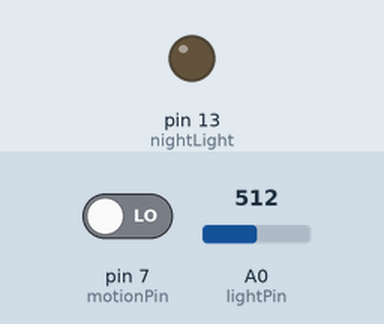
The sketch below on a simulated Arduino Uno, built with avr-gcc and run on an emulated ATmega328P. Parts: output pins drawn as LEDs (lit = HIGH). Inputs (shaded band) come from the test bench; at power-on: pin 7 (motionPin) LOW, A0 (lightPin) = 512.

Above: at 1.2 s.
1.3 s: pin 7 (motionPin) driven HIGH
At 2.6 s:
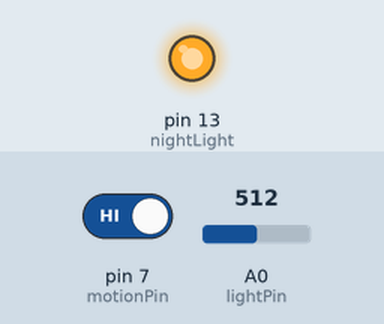
2.9 s: pin 7 (motionPin) driven LOW
At 4.1 s:
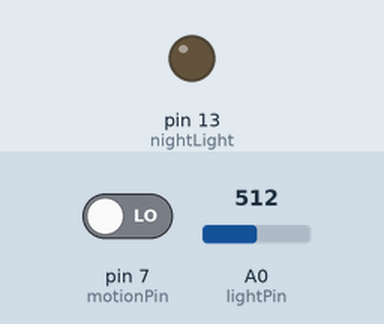
Timing chart, 0 to 5.9 s (numbered marks = the images above; inputs shaded):
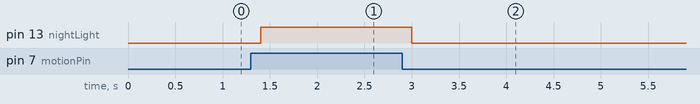

The sketch:

Lab_6.ino
```cpp
int lightPin = A0;   // Analog pin for CdS Photoresistor (light sensor)
int motionPin = 7;  // Pin for input from PIR Sensor (motion sensor)
int nightLight = 13;    // Pin for output to light bulb
int waitTime = 2000;// How long should the light stay on once motion has been detected?

void setup() {
  Serial.begin(9600);

  pinMode(nightLight, OUTPUT);
  pinMode(lightPin, INPUT);
  pinMode(motionPin, INPUT);

  digitalWrite(nightLight, LOW); //make sure the light is off
}

void loop() {
	/* look at lab instructions for logic
	*
	* be sure to make use of analogRead()
	*/
	  int light = analogRead(lightPin); // Read the light level
  int motion = digitalRead(motionPin); // Read the motion sensor value

  if (motion) {
    if (light < 1000) {
      digitalWrite(nightLight, HIGH); // Turn LED on
    }
  } else {
    digitalWrite(nightLight, LOW); // Turn LED off if there's no motion
  }
  delay(200);
}
```

Measured:
- after the input at 1.3 s, pin 13 (nightLight): LOW → HIGH after 0.10 s
- after the input at 2.9 s, pin 13 (nightLight): HIGH → LOW after 0.10 s
